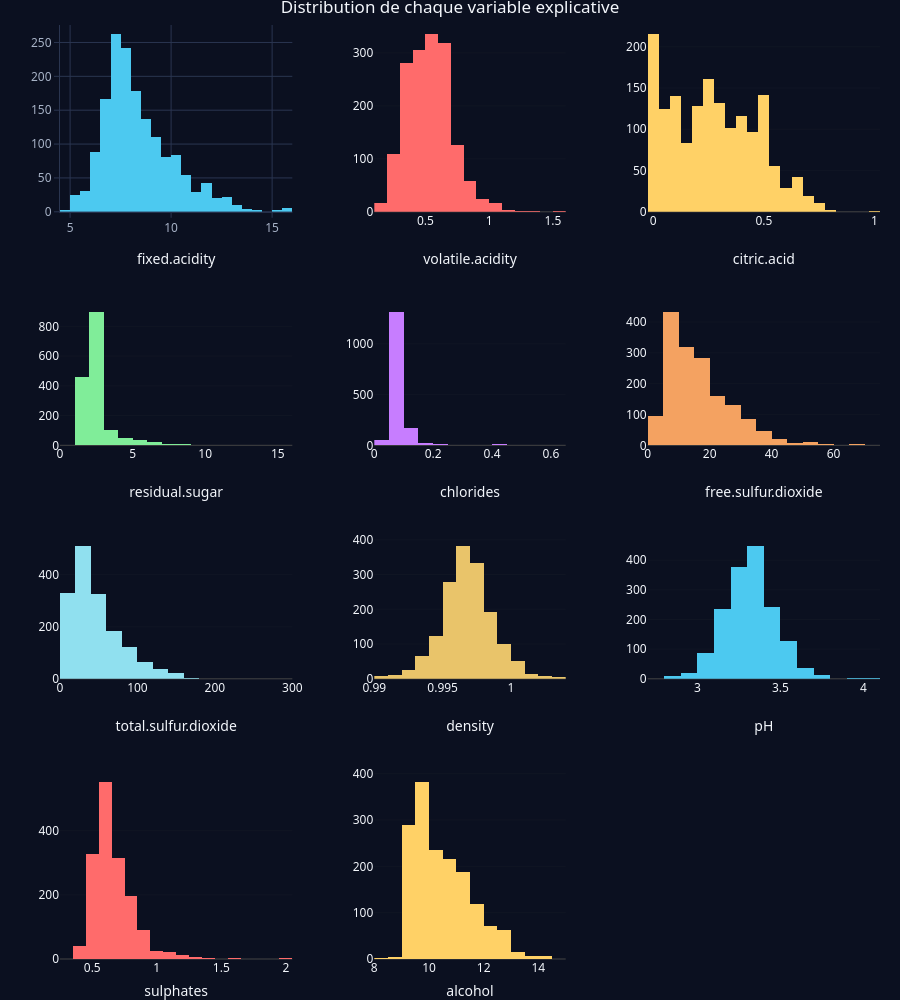

Notebook code for this chart:
### Code cell
vars <- names(X)
n_cols <- 3; n_rows <- ceiling(length(vars) / n_cols)
plots <- lapply(seq_along(vars), function(i) {
  v <- vars[i]
  plot_ly(x = X[[v]], type = "histogram", nbinsx = 25,
          marker = list(color = pick_color(i - 1)), name = v) %>%
    layout(xaxis = list(title = v), yaxis = list(title = "Effectif"))
})
subplot(plots, nrows = n_rows, titleX = TRUE, margin = 0.05) %>%
  layout(title = "Distribution de chaque variable explicative", showlegend = FALSE) %>%
  apply_dark_theme(height = 250 * n_rows)

### Figure 1 — Plotly figure (JSON) as saved in the notebook; plotly's stock layout.template omitted (floating-point values rounded to 4 significant figures; data arrays with more than 128 entries replaced by an {"elided": "..."} marker saying what was removed)
{"data": [{"error_x": {"color": "rgba(31,119,180,1)"}, "error_y": {"color": "rgba(31,119,180,1)"}, "marker": {"color": "#4cc9f0", "line": {"color": "rgba(31,119,180,1)"}}, "name": "fixed.acidity", "nbinsx": 25, "type": "histogram", "x": {"elided": "1599 float values"}, "xaxis": "x", "yaxis": "y"}, {"error_x": {"color": "rgba(255,127,14,1)"}, "error_y": {"color": "rgba(255,127,14,1)"}, "marker": {"color": "#ff6b6b", "line": {"color": "rgba(255,127,14,1)"}}, "name": "volatile.acidity", "nbinsx": 25, "type": "histogram", "x": {"elided": "1599 float values"}, "xaxis": "x2", "yaxis": "y2"}, {"error_x": {"color": "rgba(44,160,44,1)"}, "error_y": {"color": "rgba(44,160,44,1)"}, "marker": {"color": "#ffd166", "line": {"color": "rgba(44,160,44,1)"}}, "name": "citric.acid", "nbinsx": 25, "type": "histogram", "x": {"elided": "1599 float values"}, "xaxis": "x3", "yaxis": "y3"}, {"error_x": {"color": "rgba(214,39,40,1)"}, "error_y": {"color": "rgba(214,39,40,1)"}, "marker": {"color": "#80ed99", "line": {"color": "rgba(214,39,40,1)"}}, "name": "residual.sugar", "nbinsx": 25, "type": "histogram", "x": {"elided": "1599 float values"}, "xaxis": "x4", "yaxis": "y4"}, {"error_x": {"color": "rgba(148,103,189,1)"}, "error_y": {"color": "rgba(148,103,189,1)"}, "marker": {"color": "#c77dff", "line": {"color": "rgba(148,103,189,1)"}}, "name": "chlorides", "nbinsx": 25, "type": "histogram", "x": {"elided": "1599 float values"}, "xaxis": "x5", "yaxis": "y5"}, {"error_x": {"color": "rgba(140,86,75,1)"}, "error_y": {"color": "rgba(140,86,75,1)"}, "marker": {"color": "#f4a261", "line": {"color": "rgba(140,86,75,1)"}}, "name": "free.sulfur.dioxide", "nbinsx": 25, "type": "histogram", "x": {"elided": "1599 float values"}, "xaxis": "x6", "yaxis": "y6"}, {"error_x": {"color": "rgba(227,119,194,1)"}, "error_y": {"color": "rgba(227,119,194,1)"}, "marker": {"color": "#90e0ef", "line": {"color": "rgba(227,119,194,1)"}}, "name": "total.sulfur.dioxide", "nbinsx": 25, "type": "histogram", "x": {"elided": "1599 float values"}, "xaxis": "x7", "yaxis": "y7"}, {"error_x": {"color": "rgba(127,127,127,1)"}, "error_y": {"color": "rgba(127,127,127,1)"}, "marker": {"color": "#e9c46a", "line": {"color": "rgba(127,127,127,1)"}}, "name": "density", "nbinsx": 25, "type": "histogram", "x": {"elided": "1599 float values"}, "xaxis": "x8", "yaxis": "y8"}, {"error_x": {"color": "rgba(188,189,34,1)"}, "error_y": {"color": "rgba(188,189,34,1)"}, "marker": {"color": "#4cc9f0", "line": {"color": "rgba(188,189,34,1)"}}, "name": "pH", "nbinsx": 25, "type": "histogram", "x": {"elided": "1599 float values"}, "xaxis": "x9", "yaxis": "y9"}, {"error_x": {"color": "rgba(23,190,207,1)"}, "error_y": {"color": "rgba(23,190,207,1)"}, "marker": {"color": "#ff6b6b", "line": {"color": "rgba(23,190,207,1)"}}, "name": "sulphates", "nbinsx": 25, "type": "histogram", "x": {"elided": "1599 float values"}, "xaxis": "x10", "yaxis": "y10"}, {"error_x": {"color": "rgba(31,119,180,1)"}, "error_y": {"color": "rgba(31,119,180,1)"}, "marker": {"color": "#ffd166", "line": {"color": "rgba(31,119,180,1)"}}, "name": "alcohol", "nbinsx": 25, "type": "histogram", "x": {"elided": "1599 float values"}, "xaxis": "x11", "yaxis": "y11"}], "layout": {"annotations": [], "colorway": ["#4cc9f0", "#ff6b6b", "#ffd166", "#80ed99", "#c77dff", "#f4a261", "#90e0ef", "#e9c46a"], "font": {"color": "#f3f6fb", "family": "Segoe UI, Arial"}, "height": 1000, "hoverlabel": {"bgcolor": "#121a2b", "font": {"color": "#f3f6fb"}}, "hovermode": "closest", "images": [], "legend": {"bgcolor": "rgba(0,0,0,0)", "font": {"color": "#f3f6fb"}}, "margin": {"b": 40, "l": 60, "r": 10, "t": 25}, "paper_bgcolor": "#0b1020", "plot_bgcolor": "#0b1020", "shapes": [], "showlegend": false, "title": "Distribution de chaque variable explicative", "xaxis": {"anchor": "y", "automargin": true, "domain": [0, 0.2833], "gridcolor": "#2a3550", "linecolor": "#2a3550", "tickcolor": "#2a3550", "tickfont": {"color": "#a8b3c7"}, "title": "fixed.acidity", "zerolinecolor": "#2a3550"}, "xaxis10": {"anchor": "y10", "automargin": true, "domain": [0, 0.2833], "title": "sulphates"}, "xaxis11": {"anchor": "y11", "automargin": true, "domain": [0.3833, 0.6167], "title": "alcohol"}, "xaxis2": {"anchor": "y2", "automargin": true, "domain": [0.3833, 0.6167], "title": "volatile.acidity"}, "xaxis3": {"anchor": "y3", "automargin": true, "domain": [0.7167, 1], "title": "citric.acid"}, "xaxis4": {"anchor": "y4", "automargin": true, "domain": [0, 0.2833], "title": "residual.sugar"}, "xaxis5": {"anchor": "y5", "automargin": true, "domain": [0.3833, 0.6167], "title": "chlorides"}, "xaxis6": {"anchor": "y6", "automargin": true, "domain": [0.7167, 1], "title": "free.sulfur.dioxide"}, "xaxis7": {"anchor": "y7", "automargin": true, "domain": [0, 0.2833], "title": "total.sulfur.dioxide"}, "xaxis8": {"anchor": "y8", "automargin": true, "domain": [0.3833, 0.6167], "title": "density"}, "xaxis9": {"anchor": "y9", "automargin": true, "domain": [0.7167, 1], "title": "pH"}, "yaxis": {"anchor": "x", "automargin": true, "domain": [0.8, 1], "gridcolor": "#2a3550", "linecolor": "#2a3550", "tickcolor": "#2a3550", "tickfont": {"color": "#a8b3c7"}, "zerolinecolor": "#2a3550"}, "yaxis10": {"anchor": "x10", "automargin": true, "domain": [0, 0.2]}, "yaxis11": {"anchor": "x11", "automargin": true, "domain": [0, 0.2]}, "yaxis2": {"anchor": "x2", "automargin": true, "domain": [0.8, 1]}, "yaxis3": {"anchor": "x3", "automargin": true, "domain": [0.8, 1]}, "yaxis4": {"anchor": "x4", "automargin": true, "domain": [0.55, 0.7]}, "yaxis5": {"anchor": "x5", "automargin": true, "domain": [0.55, 0.7]}, "yaxis6": {"anchor": "x6", "automargin": true, "domain": [0.55, 0.7]}, "yaxis7": {"anchor": "x7", "automargin": true, "domain": [0.3, 0.45]}, "yaxis8": {"anchor": "x8", "automargin": true, "domain": [0.3, 0.45]}, "yaxis9": {"anchor": "x9", "automargin": true, "domain": [0.3, 0.45]}}}
